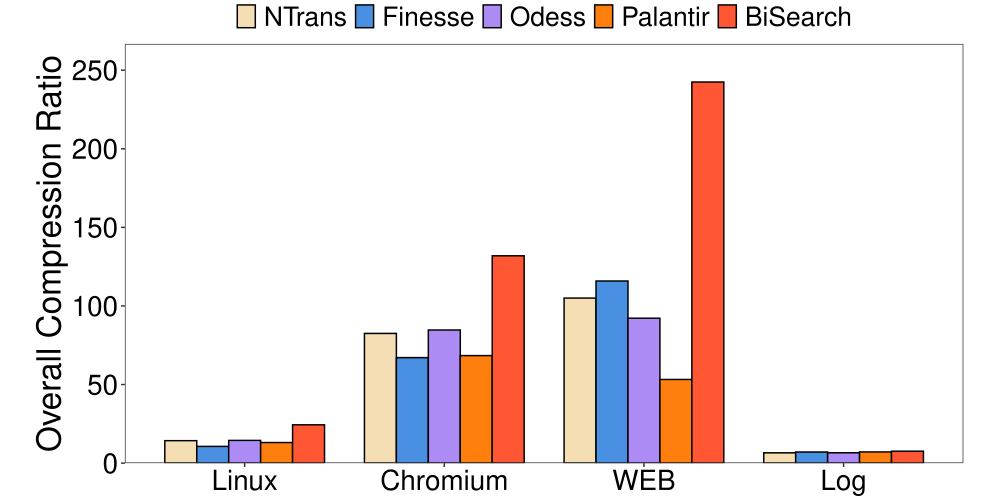

The script that saved this image:
library(ggplot2)
setwd(dirname(rstudioapi::getActiveDocumentContext()$path))
# 定义数据
heights <- c(14.3049,10.6584,14.4836,13.1136,24.3907,82.5146,67.1194,84.7032,68.4297,131.901,105.009,115.874,92.1916,53.2259,242.453,6.56484,7.06929,6.60713,7.15088,7.58279
)

group_order <- c('Linux', 'Chromium', 'WEB', 'Log')
# 创建数据框
df1 <- data.frame(
  group = factor(rep(group_order, each = 5), levels = group_order),
  category = factor(rep(c('NTrans', 'Finesse', 'Odess', 'Palantir','BiSearch'), times = 4),
                    levels = c('NTrans', 'Finesse', 'Odess', 'Palantir','BiSearch')),
  height = heights
)

max_height <- max(df1$height)

# 创建柱状图
p1 <- ggplot(df1, aes(x = group, y = height, fill = category)) + 
  geom_bar(stat = 'identity', position = position_dodge(width = 0.8), 
           colour = "black", width = 0.8) + 
  scale_fill_manual(values = c("#f5deb3", "#4a90e2", "#ac8cf4", "#ff7f0e","#FF5733")) +
  labs(y = 'Overall Compression Ratio') +
  scale_y_continuous(
    limits = c(0, max_height),
    expand = expansion(mult = c(0, 0.1))
  ) +
  theme_bw() +
  theme(
    plot.title = element_text(hjust = 0.5, size = 24, face = "bold"),
    plot.margin = unit(c(0.1, 0.1, 0.1, 0.1), "cm"),
    axis.title.x = element_text(size = 26),
    axis.title.y = element_text(size = 24),
    axis.text = element_text(size = 20, color = "black"),
    aspect.ratio = 0.5,
    panel.grid.major = element_blank(), 
    panel.grid.minor = element_blank(),
    legend.position = "top",
    legend.direction = "horizontal",
    legend.text = element_text(size = 19),
    legend.key.height = unit(1.0, "line"),
    legend.key.width = unit(1.0, "line"),
    legend.margin = margin(t = 0, unit = 'cm'),
    legend.title = element_blank()
  ) +
  theme(axis.title.x = element_blank())

ggsave('./group-chunse-histograms.pdf', plot = p1, width = 10, height = 5)
print(p1)
